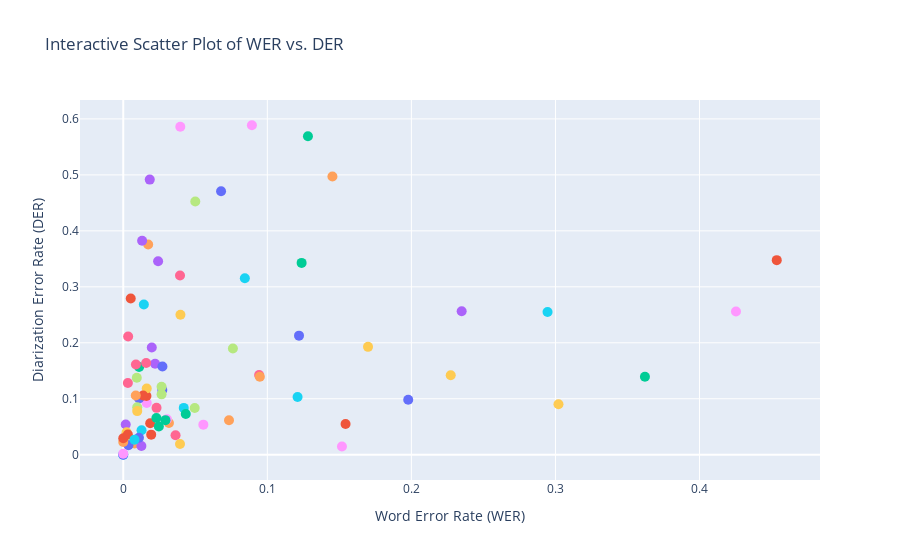

The cell this chart's notebook holds for it:
### Code cell
plot_boxplots(df, file_name='outputs/images/boxplot_DER_time.png')
